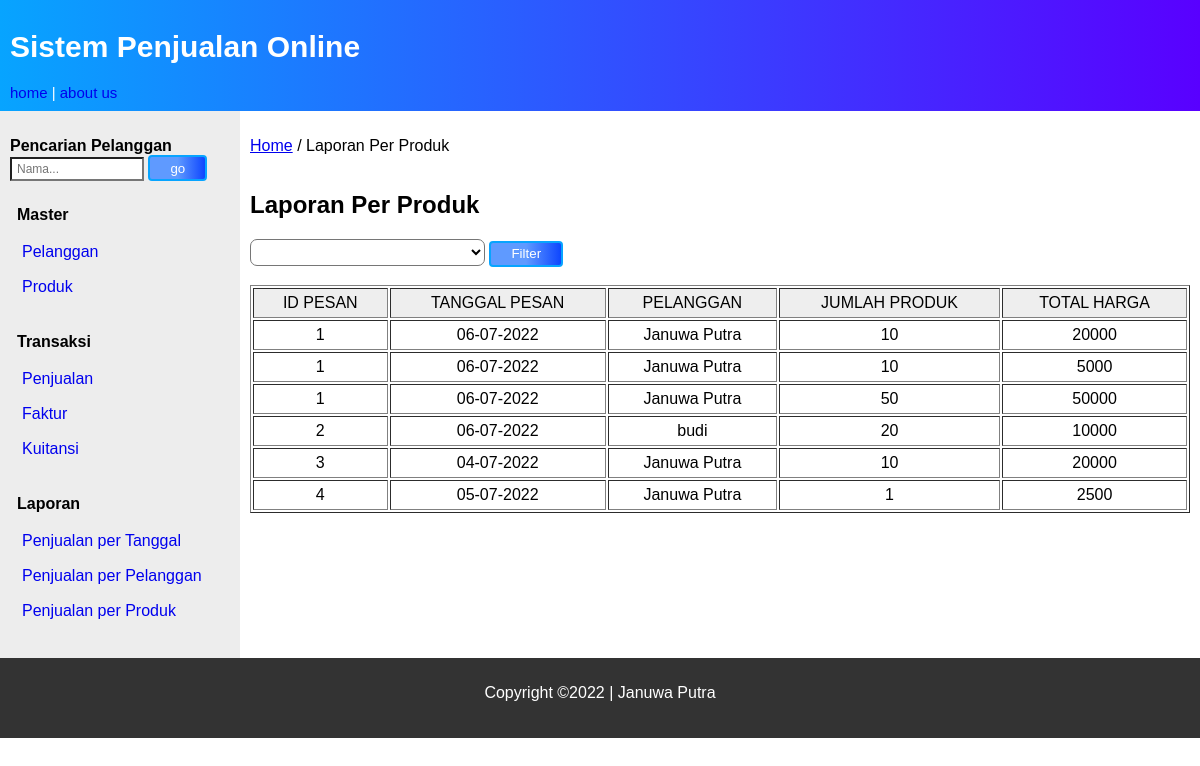
/Program/index.php?page=penjualan_per_produk, run on the app's committed database.
### tables this page shows
CREATE TABLE `produk` (
  `id_produk` varchar(5) NOT NULL,
  `nm_produk` varchar(30) NOT NULL,
  `satuan` varchar(10) NOT NULL,
  `harga` decimal(10,0) NOT NULL,
  `stock` int(3) NOT NULL
);

CREATE TABLE `pesan` (
  `id_pesan` int(5) NOT NULL,
  `id_pelanggan` varchar(5) NOT NULL,
  `tgl_pesan` date NOT NULL
);

CREATE TABLE `pelanggan` (
  `id_pelanggan` varchar(5) NOT NULL,
  `nm_pelanggan` varchar(40) NOT NULL,
  `alamat` text NOT NULL,
  `telepon` varchar(20) NOT NULL,
  `email` varchar(50) NOT NULL
);

CREATE TABLE `detil_pesan` (
  `id_pesan` int(5) NOT NULL,
  `id_produk` varchar(5) NOT NULL,
  `jumlah` int(5) NOT NULL,
  `harga` decimal(10,0) NOT NULL
);

### Program/penjualan_per_produk.php (the view, shortened to what this page needs)
<article>
    <p><a href="index.php">Home</a> / Laporan Per Produk </p>
    <h2 style="font-weight:900;">Laporan Per Produk</h2>
    <form action="" method="post">
        <select id="id_produk" class="box5" name="id_produk">
            <option value=""></option>
            <?php
            include "koneksi.php";
            $q = "SELECT * from produk";
            $resultq = mysqli_query($conn, $q);
            while ($x = mysqli_fetch_array($resultq)) {
            ?>
                <option value="<?php echo $x['nm_produk']; ?>">
                </option>
            <?php
            }
            ?>
        </select>
        <button type="submit" class="filter" name="filter_produk">Filter</button>
    </form><br />
    <table border="1">
        <tr>
            <th>ID PESAN</th>
            <th>TANGGAL PESAN</th>
            <th>PELANGGAN</th>
            <th>JUMLAH PRODUK</th>
            <th>TOTAL HARGA</th>
        </tr>
        <?php
        include_once "koneksi.php";
        if (isset($_POST['filter_produk'])) {
            $id_produk = $_POST['id_produk'];
            $query = "SELECT * FROM produk INNER JOIN detil_pesan ON produk.id_produk = detil_pesan.id_produk INNER JOIN pesan ON detil_pesan.id_pesan = pesan.id_pesan INNER JOIN pelanggan ON pesan.id_pelanggan = pelanggan.id_pelanggan
             WHERE produk.nm_produk  LIKE '" . $id_produk . "'";
            $sql = mysqli_query($conn, $query);
        } else {
            $query = "SELECT * FROM produk INNER JOIN detil_pesan ON produk.id_produk = detil_pesan.id_produk
        INNER JOIN pesan ON detil_pesan.id_pesan = pesan.id_pesan
         INNER JOIN pelanggan ON pesan.id_pelanggan = pelanggan.id_pelanggan ORDER BY detil_pesan.id_pesan";
            $sql = mysqli_query($conn, $query);
        }
        if(mysqli_num_rows($sql)){
        while ($row = mysqli_fetch_assoc($sql)) {
            $id_pesan = $row['id_pesan'];
            $tanggal_pesan = date('d-m-Y', strtotime($row['tgl_pesan']));
            $pelanggan = $row['nm_pelanggan'];
            $jumlah = $row['jumlah'];
            $harga = $row['harga'];
        ?>
            <tr>
                <td align="center"><?php echo $id_pesan ?></td>
                <td align="center"><?php echo  $tanggal_pesan ?></td>
                <td align="center"><?php echo $pelanggan ?></td>
                <td align="center"><?php echo  $jumlah ?></td>
                <td align="center"><?php echo  $harga ?></td>
            </tr>
        <?php } } else{
                  echo '<tr><td colspan ="5"align="center" ><strong> Data Tidak Ditemukan</strong></td></tr>';
        } ?>
    </table><br />
</article>

### Program/style18.css (style rules this page uses)
* { box-sizing: border-box; scroll-behavior: smooth; }
body { font-family: Arial, Helvetica, sans-serif; margin: 0px; padding: 0px; }
nav, article { display: flex; flex-direction: column; min-height: 300px; padding: 10px; }
article { flex-grow: 20; max-width: 80%; }
tr th { background: #eeeeee; color: rgb(0, 0, 0); font-weight: normal; }
th, td { padding: 5px 10px; }
.box5 { font-size: 15px; padding: 3px 10px; background-color: rgb(255, 255, 255); width: 25%; color: #000000; text-align: center; }
select { border-radius: 7px; }
.filter { display: inline-block; text-decoration: none; padding: 3.5px 20px; border: 2px solid #07a4ff; border-radius: 4px; font-weight: normal; color: #fff; background-image: linear-gradient(90deg, #5f9aff 50%, #0e46fe 100%); }

### data on the page
produk: pesan.id_pesan "1", pesan.tgl_pesan "06-07-2022", pelanggan.nm_pelanggan "Januwa Putra", detil_pesan.jumlah "10", detil_pesan.harga "20000", pesan.id_pesan "3", pesan.tgl_pesan "04-07-2022"
produk: pesan.id_pesan "1", pesan.tgl_pesan "06-07-2022", pelanggan.nm_pelanggan "Januwa Putra", detil_pesan.jumlah "10", detil_pesan.harga "5000", pesan.id_pesan "2", pelanggan.nm_pelanggan "budi", detil_pesan.jumlah "20", detil_pesan.harga "10000"
produk: pesan.id_pesan "1", pesan.tgl_pesan "06-07-2022", pelanggan.nm_pelanggan "Januwa Putra", detil_pesan.jumlah "50", detil_pesan.harga "50000"
produk: pesan.id_pesan "4", pesan.tgl_pesan "05-07-2022", pelanggan.nm_pelanggan "Januwa Putra", detil_pesan.jumlah "1", detil_pesan.harga "2500"
